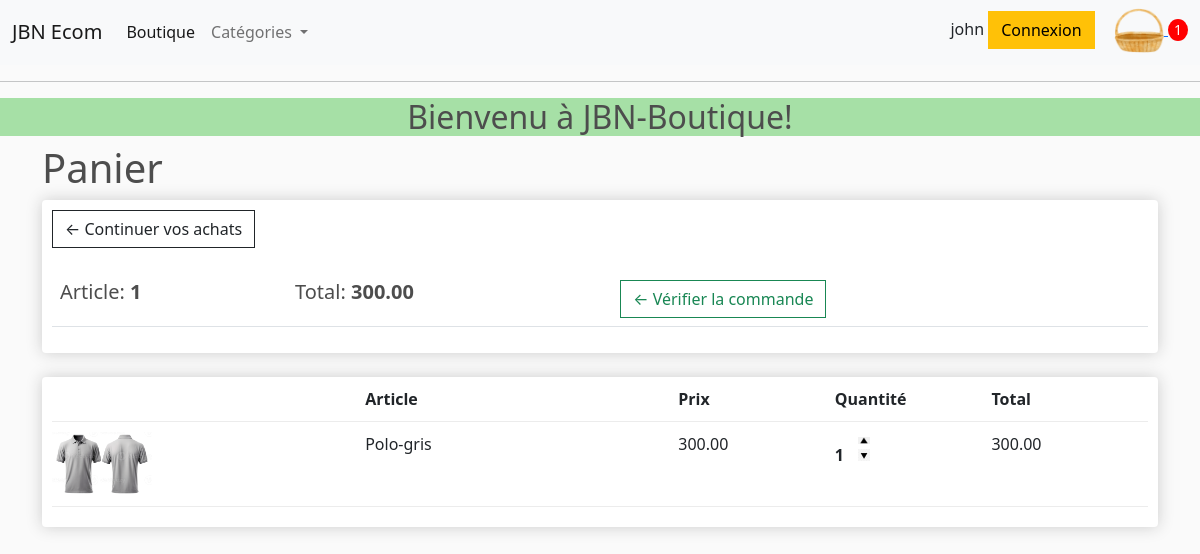
Page /panier (signed in) on the committed database.
### shop/models.py (models this page shows, shortened)
class Commande(models.Model):
    client = models.ForeignKey(Client, on_delete=models.SET_NULL, blank=True, null=True)
    date_commande = models.DateTimeField(auto_now_add=True)
    complete = models.BooleanField(default=False, null=True, blank=True)
    transaction_id = models.CharField(max_length=200, null=True, blank=True)
    status = models.CharField(max_length=200, null=True, blank=True)
    total_trans = models.DecimalField(max_digits=10, decimal_places=2, null=True, blank=True)
    @property
    def get_panier_total(self):
        articlecommande = self.commandearticle_set.all() # connaitre tous les articles dans le panier
        total = sum([article.get_total for article in articlecommande])
        return total
    @property
    def get_panier_article(self):
        articlecommande = self.commandearticle_set.all()
        quantite_total = sum([article.quantite for article in articlecommande])
        return quantite_total

class CommandeArticle(models.Model):
    produit = models.ForeignKey(Produit, on_delete=models.SET_NULL, blank=True, null=True)
    commande = models.ForeignKey(Commande, on_delete=models.SET_NULL, blank=True, null=True)
    quantite = models.IntegerField(default=0, null=True, blank=True)
    date_added = models.DateTimeField(auto_now_add=True)
    @property
    def get_total(self):
        total = self.quantite * self.produit.price
        return total

class Produit(models.Model):
    categorie = models.ForeignKey(Category, on_delete=models.SET_NULL, blank=True, null=True)
    name = models.CharField(max_length=100, null=True)
    price = models.DecimalField(max_digits=10, decimal_places=2)
    digital = models.BooleanField(default=False, null=True, blank=True)
    image = models.ImageField(upload_to='shop', null=True, blank=True)
    date_ajout = models.DateTimeField(auto_now_add=True)
    class Meta:
        ordering = ['-date_ajout']
    @property
    def imageUrl(self):
        try:
            url = self.image.url
        except:
            url = ''
        return url

### shop/views.py (the view)
# urls.py: path('panier', views.panier, name='panier'),
def panier(request, *args, **kwargs):
    data = data_cookie(request)
    articles = data['articles']
    commande = data['commande']
    nombre_article = data['nombre_article']
    context = {
    'articles':articles,
    'commande':commande,
    'nombre_article':nombre_article,
    }
    return render(request, 'shop/panier.html', context)

### shop/utiles.py (called while the page is built)
def data_cookie(request):
    if request.user.is_authenticated:
        client = request.user.client
        commande, created = Commande.objects.get_or_create(client=client, complete=False)
        articles = commande.commandearticle_set.all()
        nombre_article = commande.get_panier_article
    else:
        cookie_panier = panier_cookie(request)
        articles = cookie_panier['articles']
        commande = cookie_panier['commande']
        nombre_article = cookie_panier['nombre_article']
    context = {
    'articles':articles,
    'commande':commande,
    'nombre_article':nombre_article,
    }
    return context

### templates/shop/panier.html
{% extends 'base.html' %}
{% load static %}
{% block content %}
<div class="row">
    <h1> Panier </h1>
    <div class="col-lg-12">
        <div class="box-element">
            <a href="{% url 'shop:shop' %}" class="btn btn-outline-dark">&#x2190; Continuer vos achats</a>
            <br><br>
            <table class="table">
                <tr>
                    <th><h5>Article: <strong>{{commande.get_panier_article}}</strong></h5></th>
                    <th><h5>Total: <strong>{{commande.get_panier_total|floatformat:2}}</strong></h5></th>
                    <th>
                        <a href="{% url 'shop:commande' %}" class="btn btn-outline-success">&#x2190; Vérifier la commande</a>
                    </th>
                </tr>
            </table>
        </div>
        <br>
        <div class="box-element">
            <div class="panier-row">
                <div style="flex:2"></div>
                <div style="flex:2"><strong>Article</strong></div>
                <div style="flex:1"><strong>Prix</strong></div>
                <div style="flex:1"><strong>Quantité</strong></div>
                <div style="flex:1"><strong>Total</strong></div>
            </div>
            {% for article in articles %}
                <div class="panier-row">
                    <div style="flex: 2"><img src="{{article.produit.imageUrl}}" alt="" class="row-image"></div>
                    <div style="flex: 2">{{article.produit.name}}</div>
                    <div style="flex: 1">{{article.produit.price}}</div>
                    <div style="flex: 1">
                        <p class="quantite">{{article.quantite}}</p>
                        <div class="quantite">
                            <img src="{% static 'images/triangle1.png' %}" alt="" class="chg-quantite update-panier"
                            data-action='add' data-produit={{article.produit.id}}>
                            <img src="{% static 'images/black-triangle1.jpg' %}" alt="" class="chg-quantite update-panier"
                            data-action='remove' data-produit={{article.produit.id}}>
                        </div>
                    </div>
                    <div style="flex: 1">{{article.get_total}}</div>
                </div>
            {% endfor %}
        </div>
    </div>
</div>
{% endblock  %}

### templates/base.html (shortened to what this page needs)
<!DOCTYPE html>
{% load static %}
<html lang="en">
    <head>
        <link href="https://cdn.jsdelivr.net/npm/bootstrap@5.0.2/dist/css/bootstrap.min.css" rel="stylesheet">
        <link rel="stylesheet" type="text/css" href="{% static 'css/style.css' %}">
    </head>
    <body>
        <div>
            <nav class="navbar navbar-expand-lg navbar-light bg-light">
                <div class="container-fluid">
                    <a class="navbar-brand" href="{% url 'shop:shop' %}">JBN Ecom</a>
                    <div class="collapse navbar-collapse" id="navbarSupportedContent">
                        <ul class="navbar-nav me-auto mb-2 mb-lg-0">
                            <li class="nav-item">
                                <a class="nav-link active" aria-current="page" href="{% url 'shop:shop' %}">Boutique</a>
                            </li>
                            <li class="nav-item dropdown">
                                <a class="nav-link dropdown-toggle" href="#" id="navbarDropdown" role="button" data-bs-toggle="dropdown" aria-expanded="false">
                                Catégories
                                </a>
                            </li>
                        </ul>
                        <div class="m-inline my-2 my-lg-0">
                            {{ request.user }}
                            <a href="#" class="btn btn-warning">Connexion</a>
                            <a href="{% url 'shop:panier' %}">
                                <img id="icon-panier" src="{% static 'images/panier.png' %}" alt="">
                            </a>
                            <p id="total-panier">{{nombre_article}}</p>
                        </div>
                    </div>
                </div>
            </nav>
        </div> <hr>
        <h2 id="entete" class="text-center">Bienvenu à JBN-Boutique!</h2>
        <div class="container">
            {% block content %}
            {% endblock %}
        </div>
    </body>
</html>

### static/css/style.css (style rules this page uses)
#entete { background-color: rgb(166, 224, 166); }
Body { background-color: hsl(0, 0%, 98%); }
h1, h2, h3, h4, h5, h6 { color:hsl(0, 0%, 30%); }
.box-element { box-shadow:hsl(0, 0%, 80%) 0 0 16px; background-color: #fff; border-radius: 4px; padding: 10px; }
#icon-panier { width: 50px; display: inline-block; margin-left:15px; }
#total-panier { display: inline-block; text-align: center; color: #fff; background-color: red; width: 20px; height: 22px; border-radius: 50%; font-size: 14px; }
.btn { border-radius: 0 ; }
.panier-row { display: flex; align-items: flex-stretch; padding-bottom: 10px; margin-bottom: 10px; border-bottom: 1px solid #ececec; }
.row-image { width: 100px; }
.quantite { display: inline-block; font-weight: 700; padding-right: 10px; }
.chg-quantite { width: 12px; cursor: pointer; display: block; margin-top: 5px; transition:.1s; }

### rows in the picture
Commande: get_panier_article "1", get_panier_total "300.00"
CommandeArticle: produit.imageUrl (picture), produit.name "Polo-gris", produit.price "300.00", quantite "1", get_total "300.00"

### other values in the picture
{{ request.user }} "john"
{{ nombre_article }} "1"
